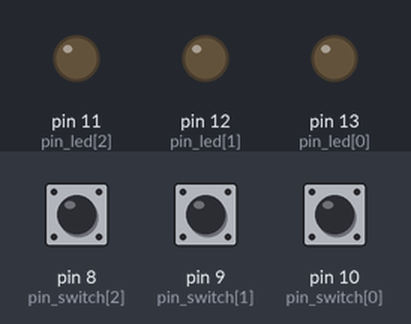
The sketch below on a simulated Arduino Uno, built with avr-gcc and run on an emulated ATmega328P. Shown: output pins drawn as LEDs (lit = HIGH). The inputs (shaded band) are chosen by the test bench; at power-on: pin 8 (pin_switch[2]) LOW, pin 9 (pin_switch[1]) LOW, pin 10 (pin_switch[0]) LOW.

Above: at 1.2 s.
1.3 s: pin 8 (pin_switch[2]) pulled HIGH for 0.15 s
At 1.37 s:
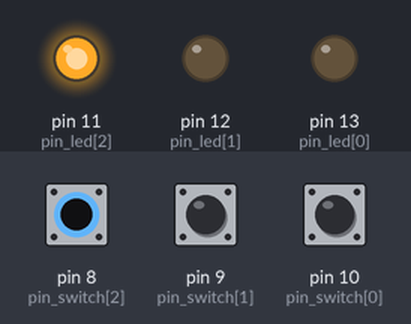
2.9 s: pin 9 (pin_switch[1]) pulled HIGH for 0.15 s
At 2.97 s:
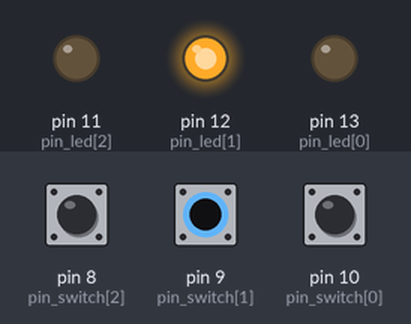
4.5 s: pin 10 (pin_switch[0]) pulled HIGH for 0.15 s
At 4.57 s:
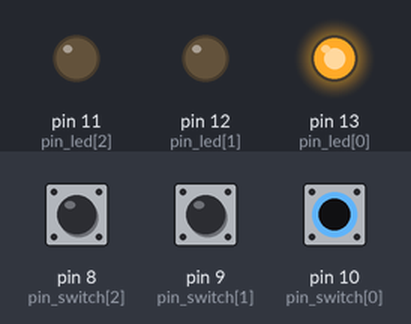
6.1 s: pin 10 (pin_switch[0]) pulled HIGH for 3.2 s
At 10.2 s:
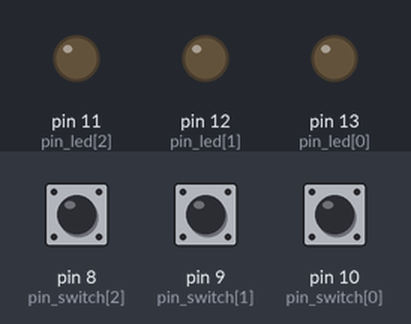
10.8 s: pin 8 (pin_switch[2]) pulled HIGH for 3.2 s
At 11.3 s:
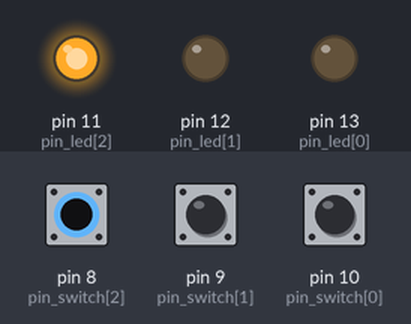
15.5 s: pin 8 (pin_switch[2]) driven HIGH and pin 9 (pin_switch[1]) driven HIGH
At 16.1 s:
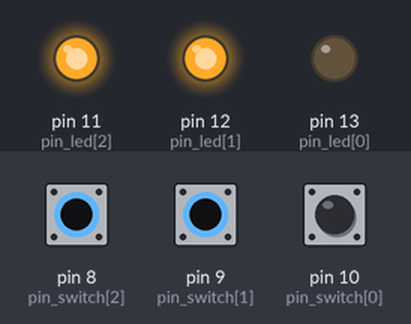
Timing chart, 0 to 18.0 s (numbered marks = the images above; inputs shaded):
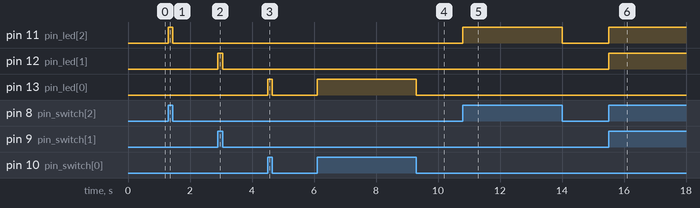

The sketch:

switch.ino
```cpp
int pin_switch[3]={10,9,8};
int pin_led[3]={13,12,11};
void setup() {
  // put your setup code here, to run once:
  Serial.begin(9600);
  for(int i=0;i<3;i++)
  pinMode(pin_led[i],OUTPUT);
  for(int j=0;j<3;j++)
  pinMode(pin_switch[j],INPUT);
}

void loop() {
  // put your main code here, to run repeatedly:
  int i;

    if(digitalRead(pin_switch[0]))
    {
      digitalWrite(pin_led[0],HIGH);
    }
    else
      digitalWrite(pin_led[0],LOW);
    if(digitalRead(pin_switch[1]))
    {
      digitalWrite(pin_led[1],HIGH);
    }
    else
      digitalWrite(pin_led[1],LOW);
      if(digitalRead(pin_switch[2]))
    {
      digitalWrite(pin_led[2],HIGH);
    }
    else
      digitalWrite(pin_led[2],LOW);
}
```

Measured:
- after the input at 1.3 s, pin 11 (pin_led[2]): LOW → HIGH at once, → LOW 0.15 s later
- after the input at 2.9 s, pin 12 (pin_led[1]): LOW → HIGH at once, → LOW 0.15 s later
- after the input at 4.5 s, pin 13 (pin_led[0]): LOW → HIGH at once, → LOW 0.15 s later
- after the input at 6.1 s, pin 13 (pin_led[0]): LOW → HIGH at once, → LOW 3.2 s later
- after the input at 10.8 s, pin 11 (pin_led[2]): LOW → HIGH at once, → LOW 3.2 s later
- after the input at 15.5 s, pin 11 (pin_led[2]), pin 12 (pin_led[1]): LOW → HIGH at once
